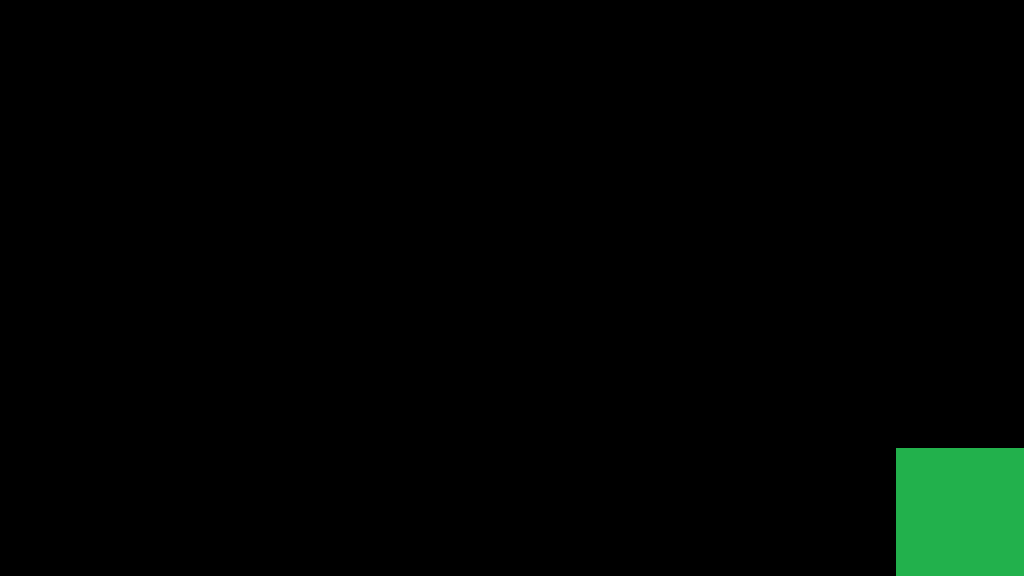

This is a level from a 2D game, rendered from its Tiled map with the project's own tilesets. A one-line summary and the map file follow, with tile-layer data summarised:
An orthogonal 16x9 tile map with 64x64 px tiles, 1 tile layer (Capa de Patrones 1), 2 tilesets.

<map version="1.0" orientation="orthogonal" renderorder="right-down" width="16" height="9" tilewidth="64" tileheight="64" nextobjectid="1">
 <tileset firstgid="1" name="finishWall" tilewidth="64" tileheight="64" tilecount="1" columns="1">
  <image source="finishWall.png" width="64" height="64" />
 </tileset>
 <tileset firstgid="2" name="wall" tilewidth="64" tileheight="64" tilecount="1" columns="1">
  <image source="wall.png" width="64" height="64" />
 </tileset>
 <layer name="Capa de Patrones 1" width="16" height="9">
  <data>[144 cells, 60 non-empty, 2 distinct tile ids]</data>
 </layer>
</map>
